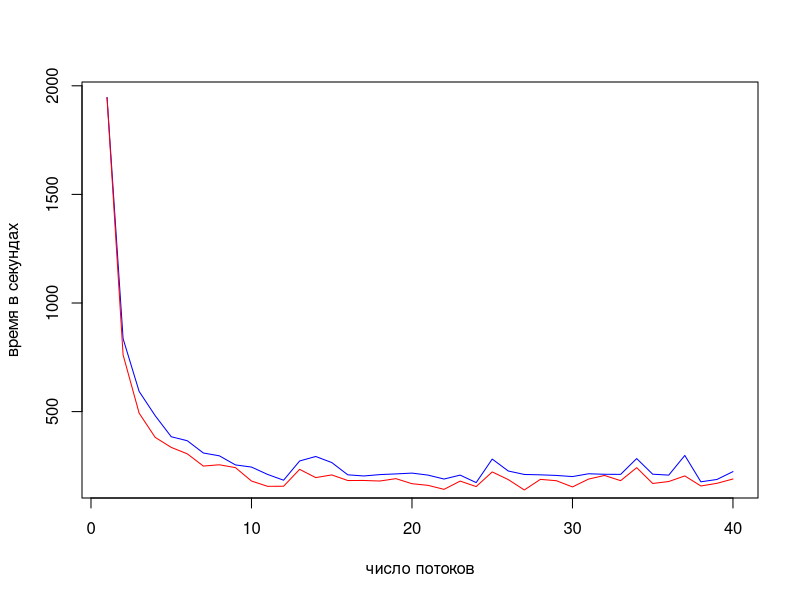
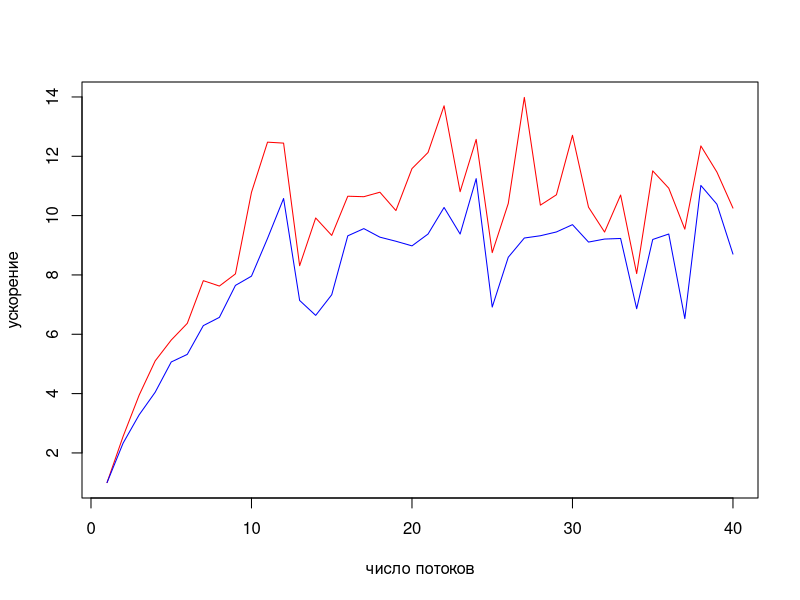
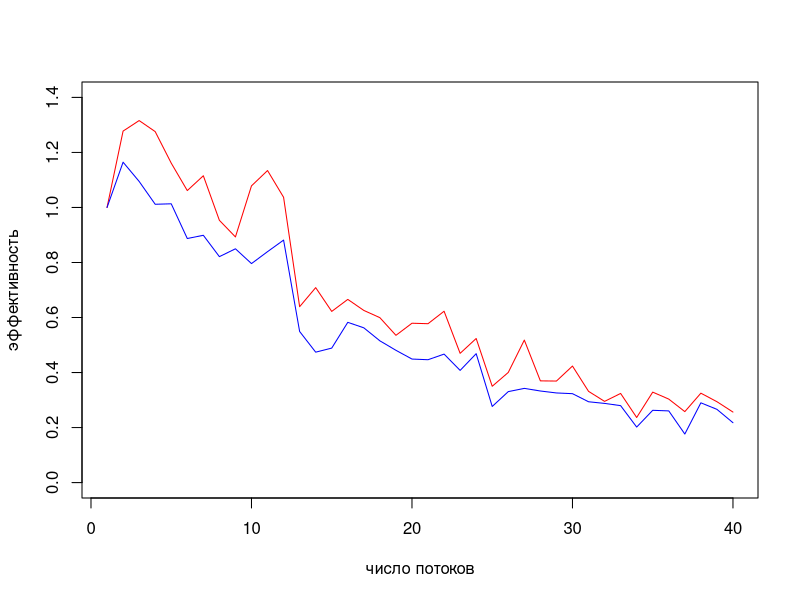
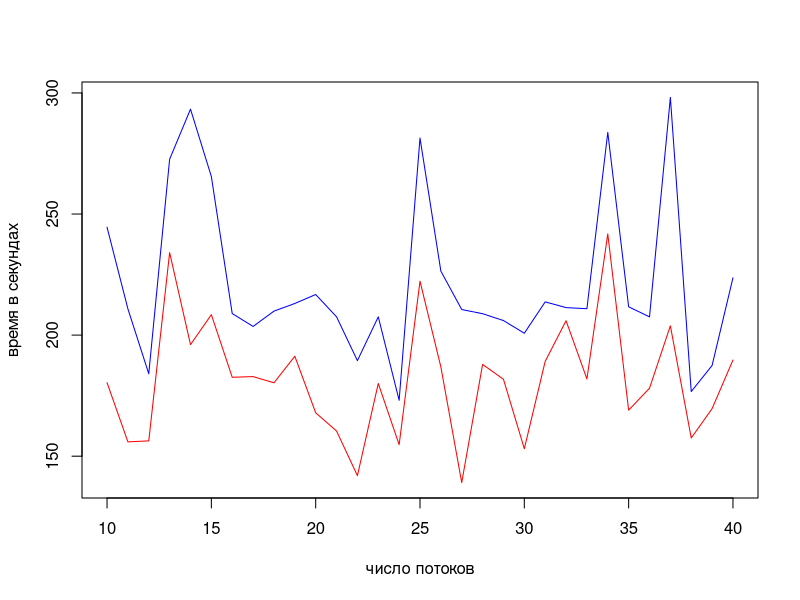

Generate these figures, in order, with R:
data = read.csv('timing.csv')
threads = unique(data$NumThreads)

time_mean = c()
time_min = c()
for (t in threads) {
    cur_thread_data = sort(data[data$NumThreads == t, "Time"])
    cur_thread_data = cur_thread_data[1:round(length(cur_thread_data) * 0.6)]

    time_mean = c(time_mean, mean(cur_thread_data))
    time_min = c(time_min, min(cur_thread_data))
}

png('from_1_to_40.png')
plot(threads, time_mean, type='l', xlab='число потоков', ylab='время в секундах', col='blue')
lines(threads, time_min, col='red')
dev.off()

one_thread_time = time_min[1]
png('acceleration.png')
plot(threads, time_min ^ -1 * one_thread_time, type='l', xlab='число потоков', ylab='ускорение', col='red')
lines(threads, time_mean ^ -1 * time_mean[1], type='l', col='blue')
dev.off()

png('efficiency.png')
plot(threads, time_min ^ -1 * one_thread_time / 1:length(time_min), type='l', xlab='число потоков', ylab='эффективность', col='red', ylim=c(0,1.4))
lines(threads, time_mean ^ -1 * time_mean[1] / 1:length(time_mean), type='l', col='blue')
dev.off()


cut_first = function(x, n=10) {
    return (x[n:length(x)])
}

print (sprintf('Лучшее по среднему значению число потоков: %d', threads[which.min(time_mean)]))

threads = cut_first(threads)
time_mean = cut_first(time_mean)
time_min = cut_first(time_min)

png('from_10_to_40.png')
plot(threads, time_mean, type='l', xlab='число потоков', ylab='время в секундах', col='blue', ylim=c(min(time_min), max(time_mean)))
lines(threads, time_min, col='red')
dev.off()
